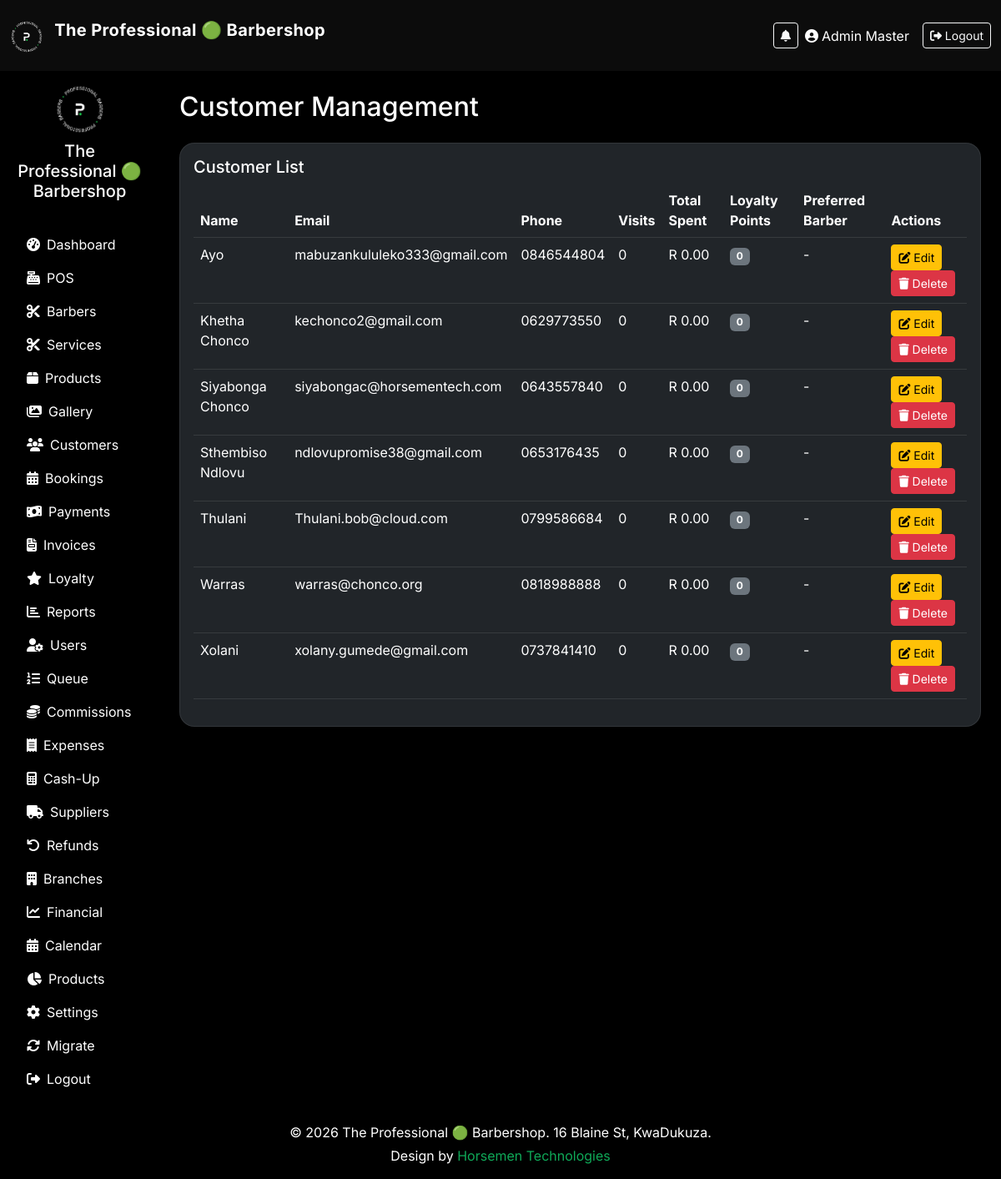
The page /admin/customers.php (signed in) on the database its author committed.
### tables this page shows
CREATE TABLE `customers` (
  `id` int(11) NOT NULL,
  `full_name` varchar(100) NOT NULL,
  `email` varchar(100) DEFAULT NULL,
  `phone` varchar(20) NOT NULL,
  `visit_count` int(11) DEFAULT 0,
  `total_spent` decimal(10,2) DEFAULT 0.00,
  `loyalty_points` int(11) NOT NULL DEFAULT 0,
  `preferred_barber_id` int(11) DEFAULT NULL,
  `notes` text DEFAULT NULL,
  `created_at` timestamp NOT NULL DEFAULT current_timestamp()
);

### barbershop-system/includes/functions.php (called while the page is built, shortened)
<?php
function formatCurrency($amount) {
    return 'R ' . number_format($amount, 2);
}
?>

### barbershop-system/admin/customers.php (the view, shortened to what this page needs)
<?php
require_once '../includes/functions.php';
$db = getDb();
$customers = $db->query("
    SELECT c.*, b.full_name AS preferred_barber
    FROM customers c
    LEFT JOIN barbers b ON c.preferred_barber_id = b.id
    ORDER BY c.full_name
")->fetchAll();
?>
<?php include '../includes/header.php'; ?>
<div class="d-flex">
    <?php include '../includes/sidebar.php'; ?>
    <div class="main-content p-4 w-100">
        <h2 class="text-white mb-4">Customer Management</h2>
        <div class="card bg-dark text-white p-3">
            <h5>Customer List</h5>
            <table class="table table-dark datatable">
                <thead>
                    <tr>
                        <th>Name</th>
                        <th>Email</th>
                        <th>Phone</th>
                        <th>Visits</th>
                        <th>Total Spent</th>
                        <th>Loyalty Points</th>
                        <th>Preferred Barber</th>
                        <th>Actions</th>
                    </tr>
                </thead>
                <tbody>
                    <?php foreach ($customers as $c): ?>
                    <tr>
                        <td><?= htmlspecialchars($c['full_name']) ?></td>
                        <td><?= htmlspecialchars($c['email']) ?></td>
                        <td><?= htmlspecialchars($c['phone']) ?></td>
                        <td><?= $c['visit_count'] ?></td>
                        <td><?= formatCurrency($c['total_spent']) ?></td>
                        <td>
                            <span class="badge bg-<?= $c['loyalty_points'] > 0 ? 'success' : 'secondary' ?>">
                                <?= $c['loyalty_points'] ?>
                            </span>
                        </td>
                        <td><?= $c['preferred_barber'] ?? '-' ?></td>
                        <td>
                            <a href="?edit=<?= $c['id'] ?>" class="btn btn-sm btn-warning">
                                <i class="fas fa-edit"></i> Edit
                            </a>
                            <form method="post" style="display:inline;" onsubmit="return confirm('Delete this customer and all their bookings?');">
                                <button type="submit" name="delete_customer" class="btn btn-sm btn-danger">
                                    <i class="fas fa-trash"></i> Delete
                                </button>
                            </form>
                        </td>
                    </tr>
                    <?php endforeach; ?>
                </tbody>
            </table>
        </div>
    </div>
</div>
<?php include '../includes/footer.php'; ?>

### assets/css/style.css (style rules this page uses)
:root { --black: #000000; --dark-gray: #1B1B1B; --green: #0FA958; --green-light: #13D86F; --white: #FFFFFF; --text-muted: #d1d5db; --transition: all 0.3s cubic-bezier(0.2, 0.8, 0.2, 1); }
html { scroll-behavior: smooth; }
body { background: var(--black); color: var(--white); font-family: 'Inter', sans-serif; min-height: 100vh; overflow-x: hidden; }
a { color: var(--green); text-decoration: none; }
.card { background: var(--dark-gray); border: 1px solid rgba(255, 255, 255, 0.08); border-radius: 18px; transition: var(--transition); overflow: hidden; }

### rows shown on the page
customers: full_name "Ayo", email "mabuzankululeko333@gmail.com", phone "0846544804", visit_count "0", total_spent "R 0.00", loyalty_points "0", preferred_barber "-"
customers: full_name "Khetha Chonco", email "kechonco2@gmail.com", phone "0629773550", visit_count "0", total_spent "R 0.00", loyalty_points "0", preferred_barber "-"
customers: full_name "Siyabonga Chonco", email "siyabongac@horsementech.com", phone "0643557840", visit_count "0", total_spent "R 0.00", loyalty_points "0", preferred_barber "-"
customers: full_name "Sthembiso Ndlovu", email "ndlovupromise38@gmail.com", phone "0653176435", visit_count "0", total_spent "R 0.00", loyalty_points "0", preferred_barber "-"
customers: full_name "Thulani", email "Thulani.bob@cloud.com", phone "0799586684", visit_count "0", total_spent "R 0.00", loyalty_points "0", preferred_barber "-"
customers: full_name "Warras", email "warras@chonco.org", phone "0818988888", visit_count "0", total_spent "R 0.00", loyalty_points "0", preferred_barber "-"
customers: full_name "Xolani", email "xolany.gumede@gmail.com", phone "0737841410", visit_count "0", total_spent "R 0.00", loyalty_points "0", preferred_barber "-"

### other values the page prints
$_SESSION['full_name'] "Admin Master"
